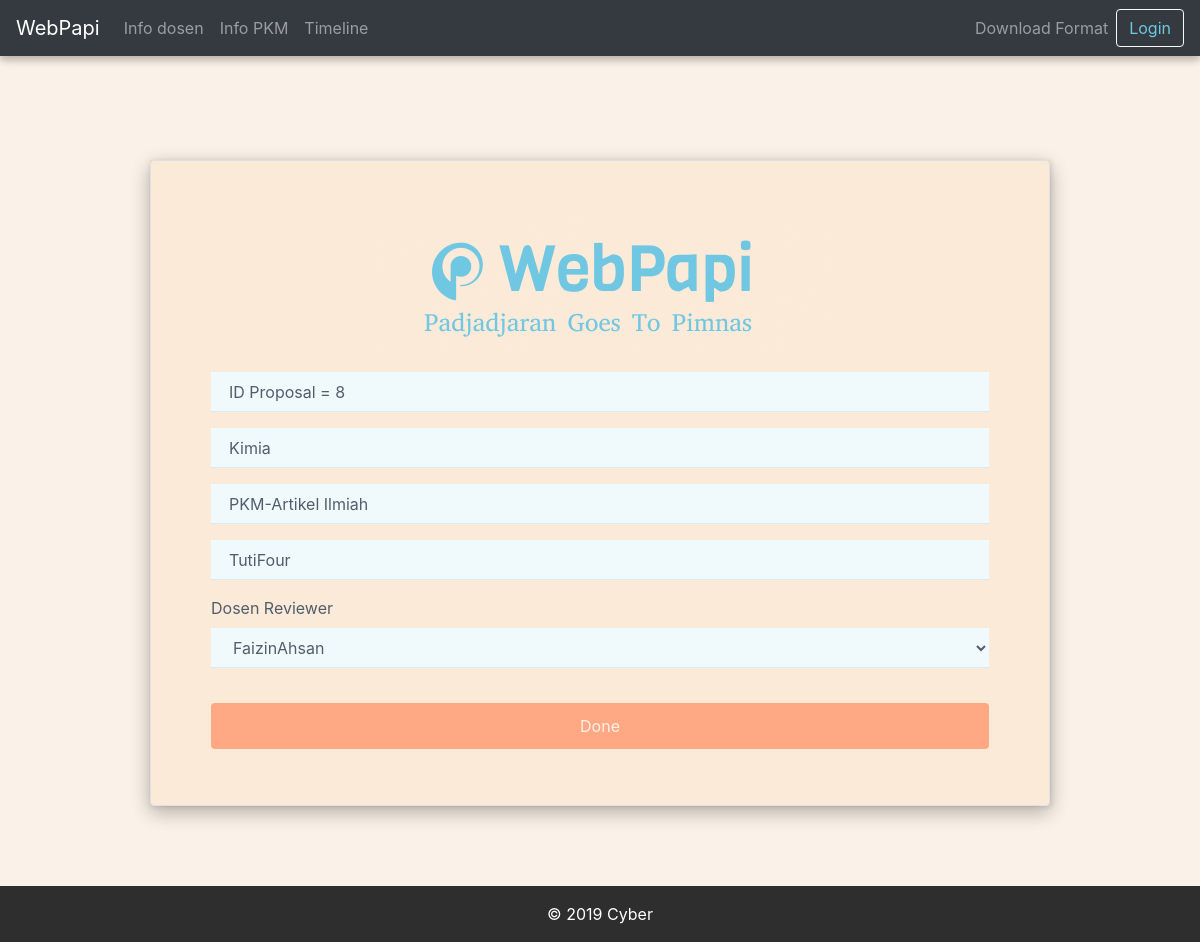
Page /bem/manage_dosen/8/ on the committed database.
### papi/models.py (models this page shows, shortened)
class ProposalPKM(models.Model):
    judul = models.CharField(max_length =50)
    namaKetua = models.CharField(max_length=50)
    deskripsi = models.TextField(default = '')
    createdDate = models.DateTimeField(default=timezone.now)
    document = models.FileField(upload_to='proposal',default = 'ProposalDefault.txt')
    idUsers = models.ForeignKey(User, on_delete=models.CASCADE)
    idDosenReviewer = models.ForeignKey(Dosen,on_delete=models.CASCADE,default=1)
    idKategori = models.ForeignKey('KategoriPKM',on_delete=models.CASCADE,default=1)
    idBidang = models.ForeignKey('BidangPKM',on_delete=models.CASCADE,default=1)
    idStatus = models.ForeignKey('StatusRevisi',on_delete=models.CASCADE,default=1)
    idFakultas = models.ForeignKey(Fakultas,on_delete=models.CASCADE,default=1)

class KategoriPKM(models.Model):
    namaKategori = models.CharField(max_length=50)

class BidangPKM(models.Model):
    namaBidang = models.CharField(max_length=50)
    jumlahAnggota = models.IntegerField(blank=True,null=True)

### bempapi/views.py (the view)
# urls.py: path('manage_dosen/<idPkm>/',views.manage_dosen,name='manage-dosen'),
def manage_dosen(request,idPkm):
    pkm = get_object_or_404(ProposalPKM,pk = idPkm)
    dosens = Dosen.objects.filter(bidang=pkm.idKategori.pk)
    if request.method == 'POST':
        d_form = InputDosenReviewer(request.POST,instance=pkm)
        if d_form.is_valid():
            d_form.save()
            return redirect('list-pkm-pengurus')
    else:
        d_form = InputDosenReviewer()
    context = {
        'pkm':pkm,
        'form':d_form,
        'dosens':dosens,
    }
    return render(request, 'bempapi/manage_dosen_next.html', context)

### bempapi/forms.py
class InputDosenReviewer(forms.ModelForm):
    class Meta:
        model = ProposalPKM
        fields = ('idDosenReviewer',)

### bempapi/templates/bempapi/manage_dosen_next.html (shortened to what this page needs)
{% extends 'papi/base.html' %}
{% load static %}
{% block content %}
    <div class="register-photo" style="background-color: #FAF1E8;">
        <div class="login-clean" style="background-color: #FAF1E8;">
            <div class="form-container" style="background-color: #FDE3C8;">
                <form class="border rounded" action="{% url 'manage-dosen' idPkm=pkm.pk %}" method="POST" style="min-width: 60%;background-color: #fbead8;margin-top: -50px;margin-bottom: 50px;margin-top: 50px; box-shadow: 0 6px 20px 0 rgba(0, 0, 0, 0.15), 0 6px 20px 0 rgba(0, 0, 0, 0.15); margin-right: 10%; margin-left: 18%">
                    <div class="illustration">
                        <div><img src="{% static 'papi/img/Login.jpg' %}" class="center"></div>
                    </div>
                    <div class="form-group"><input class="form-control" type="text" disabled value="ID Proposal = {{ pkm.pk }}" name="nama" placeholder="ID PKM" style="background-color: #f0f9fc;"></div>
                    <div class="form-group"><input class="form-control" type="text" disabled value="{{ pkm.idKategori.namaKategori }}" name="npm" placeholder="Kategori PKM" max="13" style="background-color: #f0f9fc;"></div>
                    <div class="form-group"><input class="form-control" type="text" disabled value="{{ pkm.idBidang.namaBidang }}" name="npm" placeholder="Bidang PKM" max="13" style="background-color: #f0f9fc;"></div>
                    <div class="form-group"><input class="form-control" type="text" disabled value="{{ pkm.judul }}" name="npm" placeholder="Judul PKM" max="13" style="background-color: #f0f9fc;"></div>
                    <div class="form-group"><label class="text-center" style="font-weight: normal;">Dosen Reviewer</label>
                        <select class="form-control" name="idDosenReviewer" style="background-color: #f0f9fc;">
                            <optgroup label="Dosen">
                                {% for dosen in dosens %}
                                    <option value="{{ dosen.pk }}">{{ dosen.user.username }}</option>
                                {% endfor %}
                            </optgroup>
                        </select>
                    </div>
                    <div class="form-group"><button class="btn btn-primary btn-block" type="submit" style="background-color: #FFA883;color: #FAF2E8;">Done</button></div>
                </form>
            </div>
        </div>
    </div>
{% endblock %}

### papi/static/papi/css/Login-Form-Clean.css (style rules this page uses)
.login-clean { background: #f1f7fc; padding: 80px 0; }
.login-clean form { max-width: 320px; width: 90%; margin: 0 auto; background-color: #ffffff; padding: 40px; border-radius: 4px; color: #505e6c; box-shadow: 1px 1px 5px rgba(0,0,0,0.1); }
.login-clean .illustration { text-align: center; padding: 0 0 20px; font-size: 100px; color: rgb(244,71,107); }
.login-clean form .form-control { background: #f7f9fc; border: none; border-bottom: 1px solid #dfe7f1; border-radius: 0; box-shadow: none; outline: none; color: inherit; text-indent: 8px; height: 42px; }
.login-clean form .btn-primary { background: #f4476b; border: none; border-radius: 4px; padding: 11px; box-shadow: none; margin-top: 26px; text-shadow: none; outline: none !important; }

### papi/static/papi/css/Registration-Form-with-Photo.css (style rules this page uses)
.register-photo { background: #f1f7fc; padding: 80px 0; }
.register-photo .form-container { display: table; max-width: 900px; width: 90%; margin: 0 auto; box-shadow: 1px 1px 5px rgba(0,0,0,0.1); }
.register-photo form { display: table-cell; width: 400px; background-color: #ffffff; padding: 40px 60px; color: #505e6c; }
.register-photo form .form-control { background: #f7f9fc; border: none; border-bottom: 1px solid #dfe7f1; border-radius: 0; box-shadow: none; outline: none; color: inherit; text-indent: 6px; height: 40px; }
.register-photo form .btn-primary { background: #f4476b; border: none; border-radius: 4px; padding: 11px; box-shadow: none; margin-top: 35px; text-shadow: none; outline: none !important; }

### papi/static/papi/css/styles.css (style rules this page uses)
.login-clean { background: #f1f7fc; padding: 80px 0; padding-bottom: 0; }

### rows in the picture
ProposalPKM: nama "ID Proposal = 8", npm "Kimia", npm "PKM-Artikel Ilmiah", npm "TutiFour"

### other values in the picture
form field idDosenReviewer "FaizinAhsan"
